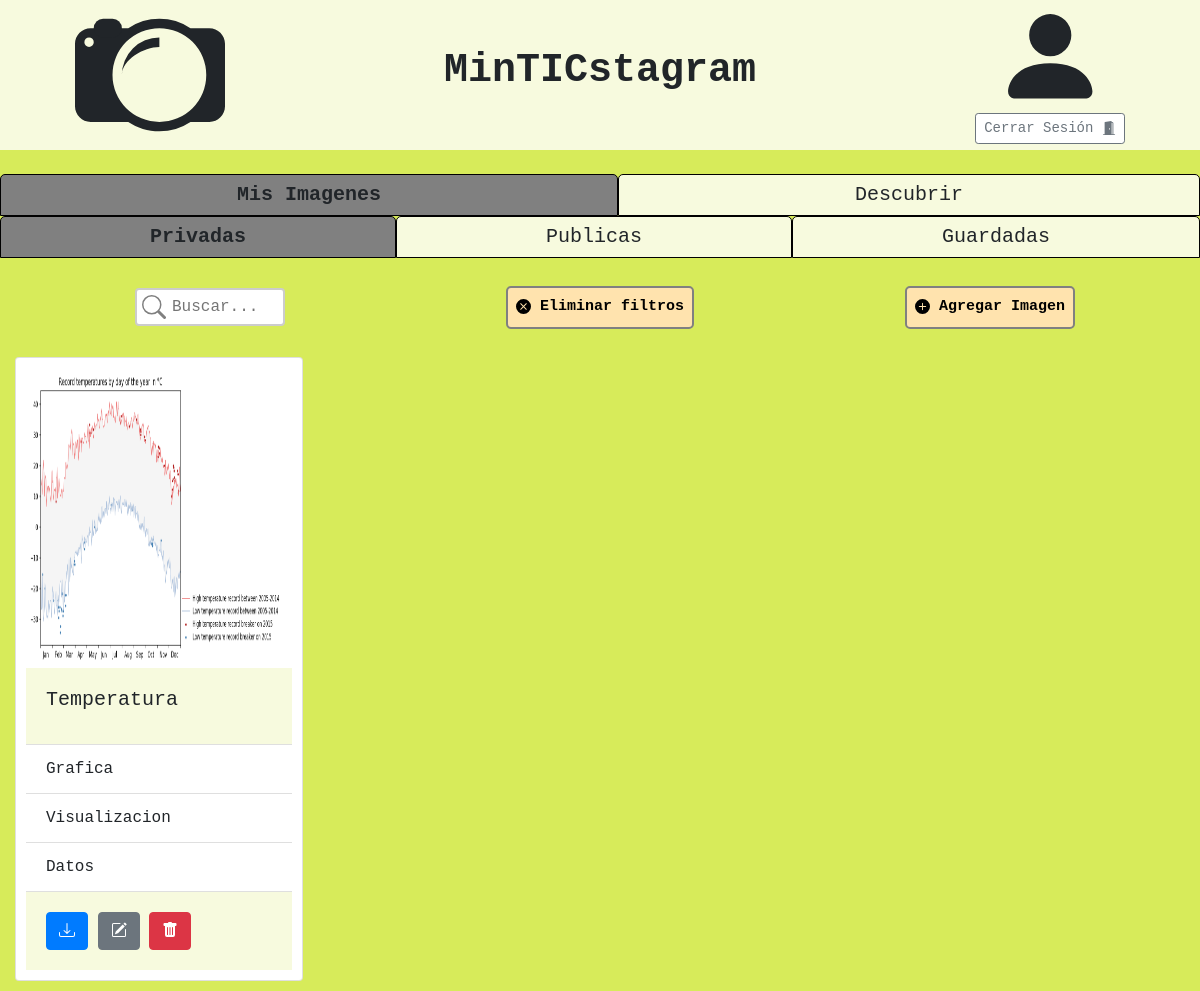
Before: /principal/ (signed in) with the older database file.
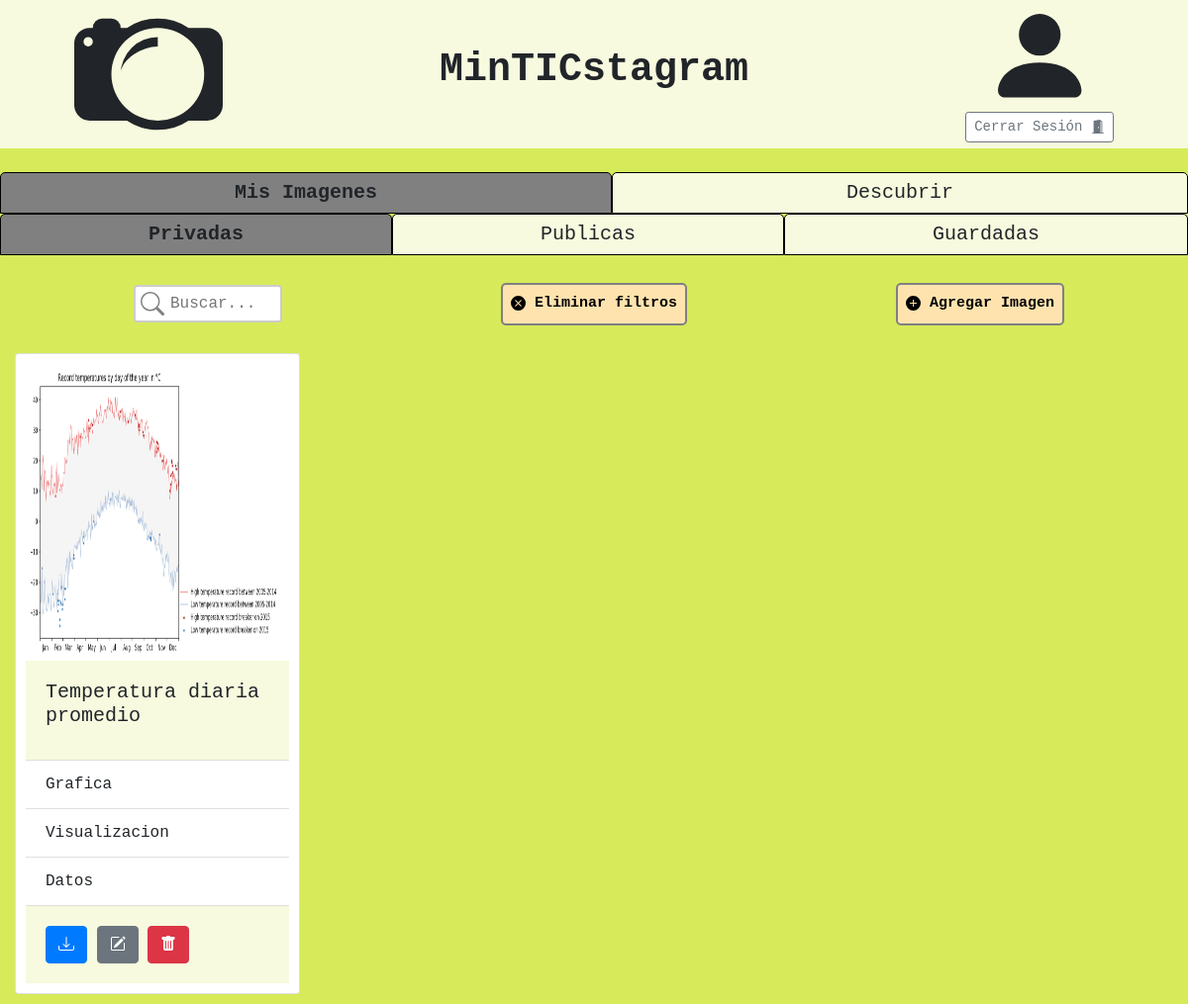
After: the same page with the newer database file.
### tables this page shows
CREATE TABLE Imagenes (
    id INTEGER PRIMARY KEY AUTOINCREMENT,
    id_usuario REFERENCES Usuarios(id),
    nombre_imagen TEXT,
    ruta TEXT,
    privada BOOLEAN
);

CREATE TABLE Etiquetas (
    id INTEGER PRIMARY KEY AUTOINCREMENT,
    nombre_etiqueta TEXT UNIQUE
);

### controlador.py (the view)
@app.route("/principal/", methods=('GET', 'POST'))
@login_required
def principal():
    if 'tabID' not in g:
        g.tabID = "privadas"
    else:
        print(g.tabID)
    if request.method == "POST":
        g.tabID = request.form.get("tab")
    img_privadas = get_imagenes(session['user_id'], 1)
    img_publicas = get_imagenes(session['user_id'], 0)
    img_guardadas = get_guardadas(session['user_id'])
    img_descubrir = descubir_imagenes(session['user_id'])
    username = request.cookies.get('usuario')
    return render_template("principal.html",  galeria1=img_privadas, galeria2=img_publicas, galeria3=img_guardadas, galeria4=img_descubrir, tabID=g.tabID)

### controlador.py (called while the page is built)
def login_required(view):
    @wraps(view)
    def wrapped_view(*arg, **kwargs):
        if g.user is None:
            return redirect(url_for( 'ingreso' ))
        return view(*arg, **kwargs)
    return wrapped_view

@app.before_request
def load_logged_in_user():
    user_id = session.get('user_id')
    if user_id is None:
        g.user = None
    else:
        g.user = get_usuario_byID(user_id)

### db.py (called while the page is built)
def conectar():
    try:
        if 'db' not in g:
            g.db = sqlite3.connect('MinTICstagram.db')
        return g.db
    except Error as e:
        print(e)

def desconectar():
    try:
        db = g.pop('db', None)
        if db is not None:
            db.close()
    except Error as e:
        print(e)

def get_usuario_byID(id_):
    query = """SELECT id, nombre_usuario, correo, contraseña
               FROM Usuarios
               WHERE id=?;"""
    values = (id_,)
    keys = ['id', 'nombre', 'correo', 'contraseña']
    try:
        con = conectar()
        cursor = con.cursor()
        cursor.execute(query, values)
        res = cursor.fetchone()
        desconectar()
        return None if res is None else {k:v for k,v in zip(keys, res)}
    except Error as e:
        print(e)

def get_imagenes(usrId, privada):
    query = """SELECT id, nombre_imagen, ruta
               FROM Imagenes
               WHERE id_usuario=? AND privada=?;"""
    values = (usrId, 1 if privada else 0)
    try:
        con = conectar()
        cursor = con.cursor()
        cursor.execute(query, values)
        imagenes = cursor.fetchall()
        desconectar()
        keys = ['id', 'nombre', 'ruta']
        imagenes = [{k:v for k,v in zip(keys,img)} for img in imagenes]
        for img in imagenes:
            img['etiquetas'] = get_etiquetas(img['id'])
        return imagenes
    except Error as e:
        print(e)

def get_guardadas(usrId):
    query = """SELECT I.id, I.nombre_imagen, I.ruta
               FROM Imagenes AS I
               INNER JOIN MeGusta AS MG ON MG.id_imagen = I.id
               WHERE MG.id_usuario=?;"""
    values = (usrId,)
    try:
        con = conectar()
        cursor = con.cursor()
        cursor.execute(query, values)
        imagenes = cursor.fetchall()
        desconectar()
        keys = ['id', 'nombre', 'ruta']
        imagenes = [{k:v for k,v in zip(keys,img)} for img in imagenes]
        for img in imagenes:
            img['etiquetas'] = get_etiquetas(img['id'])
        return imagenes
    except Error as e:
        print(e)

### templates/principal.html (shortened to what this page needs)
<!DOCTYPE html>
<html lang="es">
<head>
    <link rel="stylesheet" href="https://cdn.jsdelivr.net/npm/bootstrap@4.5.3/dist/css/bootstrap.min.css"
>
    <link rel="stylesheet" href="{{ url_for('static', filename='estilos/principales.css') }}">
</head>
<body>
    <header>
        <div id="wrapper">
            <div id="column1">
            </div>
            <div id="column2">
                <h1 style="font-weight: bold;">MinTICstagram</h1>
            </div>
            <div id="column3">
                <div class="logo">
                    <svg height="100%" viewBox="0 0 16 16" class="bi bi-person-fill" fill="currentColor"
                        xmlns="http://www.w3.org/2000/svg">
                        <path fill-rule="evenodd"
                            d="M3 14s-1 0-1-1 1-4 6-4 6 3 6 4-1 1-1 1H3zm5-6a3 3 0 1 0 0-6 3 3 0 0 0 0 6z" />
                    </svg>
                </div>
                <div>
                    <button type="button" class="btn btn-outline-secondary btn-sm" data-toggle="modal"
                        data-target="#modalCerrarSesion">
                        Cerrar Sesión
                    </button>
                </div>
            </div>
        </div>
    </header>
    <br>
    <div class="grid-container two-cols">
        <div class="grid-item tab" id="myImgs-tab" onclick="openTab('myImgs');">
            Mis Imagenes
        </div>
        <div class="grid-item tab" id="buscar-tab" onclick="openTab('buscar');">
            Descubrir
        </div>
    </div>
    <div class="tab-content" id="myImgs-content" style="display: none;">
        <div class="grid-container three-cols">
            <div class="grid-item tab-img" id="privadas-tab" onclick="obtenerSubTab('privadas');">
                Privadas
            </div>
            <div class="grid-item tab-img" id="publicas-tab" onclick="obtenerSubTab('publicas');">
                Publicas
            </div>
            <div class="grid-item tab-img" id="guardadas-tab" onclick="obtenerSubTab('guardadas');">
                Guardadas
            </div>
        </div>
        <br>
        <div class="tab-content" id="privadas-content" style="display: none;">
            <div class="container-fluid">
                <div class="container-fluid">
                    <div class="row">
                        <div class="col align-self-center center">
                            <form style="text-align: center;" action="{{ url_for('buscarPrivadas') }}" method="POST"
                                enctype="multipart/form-data">
                                <input type="text" class="searchbar" name="search" placeholder="Buscar...">
                            </form>
                        </div>
                        <div class="col align-self-center center">
                            <form action="{{ url_for('principal') }}" method="POST" enctype="multipart/form-data">
                                <button type="submit" class="boton">
                                    Eliminar filtros
                                </button>
                            </form>
                        </div>
                        <div class="col align-self-center center">
                            <button type="button" class="boton" data-toggle="modal" data-target="#nuevaImgModal">
                                <svg width="1em" height="1em" viewBox="0 0 16 16" class="bi bi-plus-circle-fill"
                                    fill="currentColor" xmlns="http://www.w3.org/2000/svg">
                                    <path fill-rule="evenodd"
                                        d="M16 8A8 8 0 1 1 0 8a8 8 0 0 1 16 0zM8.5 4.5a.5.5 0 0 0-1 0v3h-3a.5.5 0 0 0 0 1h3v3a.5.5 0 0 0 1 0v-3h3a.5.5 0 0 0 0-1h-3v-3z" />
                                </svg>
                                Agregar Imagen
                            </button>
                        </div>
                    </div>
                </div>
                <br>
                <div class="row">
                    {% for t in galeria1 %}
                    <div class="col-md-3">
                        <div class="card mx-auto" style="width: 18rem; padding: 10px; margin-bottom: 10px;">
                            <img src="{{ url_for('static', filename= t['ruta'] ) }}" class="card-img-top myImg"
                                width="300" height="300" onclick="showImgModal(event);">
                            <div class="card-body">
                                <h5 class="card-title" style="float: left;"> {{ t['nombre'] }} </h5>
                            </div>
                            <ul class="list-group list-group-flush">
                                {% for q in t['etiquetas'] %}
                                    <li class="list-group-item">{{ q }}</li>
                                {% endfor %}
                            </ul>
                            <div class="card-body">
                                <a download="imagen.jpg" href="{{ url_for('static', filename= t['ruta'] ) }}">
                                    <button type="button" class="btn btn-primary">
                                    </button>
                                </a>
                                {% set id = t['id'] %}
                                {% set ruta = t['ruta'] %}
                                <button type="button" class="btn btn-secondary" data-toggle="modal"
                                    data-target="#actualizarImgModal"
                                    onclick="displayImgOnUpdateModal(event, '{{ id }}', '{{ ruta }}'); setRadioBtn('Privada');">
                                </button>
                                <a href="{{ url_for('delete', id= t['id'] ) }}">
                                    <button type="button" class="btn btn-danger">
                                    </button>
                                </a>
                            </div>
                        </div>
                    </div>
                    {% endfor %}
                </div>
            </div>
        </div>
    </div>
</body>
</html>

### static/estilos/principales.css (style rules this page uses)
* { font-family: "Courier New", Courier, monospace; margin: 0; box-sizing: border-box; }
.btn-group-sm>.btn, .btn-sm { background-color: white; }
body { background-color: #d7eb5a; font-family: "Courier New", Courier, monospace; margin: 0; }
header { width:100%; background-color: #f7fade; height: 150px; text-align: center; left: 0; top: 0; }
#wrapper { width:100%; height:150px; margin:auto; display: flex; }
#column1 { width:25%; height:150px; float:left; align-items: center; }
#column2 { width:50%; height:150px; float:left; line-height: 150px; text-align: center; display:flex; align-items: center; justify-content: center; }
#column3 { width:25%; height:150px; align-items: center; float:left; }
.logo { display: inline-block; height: 75%; vertical-align: middle; }
.boton { background-color: #ffe3ae; color: black; text-align: center; text-decoration: none; display: inline-block; font-family: 'Courier New', Courier, monospace; font-weight:bold; font-size:15px; padding: 8px; margin: 4px 2px; transition-duration: 0.4s; cursor: pointer; border-radius: 5px; border: 2px solid gray; }
.searchbar { width: 150px; box-sizing: border-box; border: 2px solid #ccc; border-radius: 4px; font-size: 16px; background-color: white; background-image: url('../img/searchicon.svg'); background-position: 5px 5px; background-repeat: no-repeat; padding: 5px 20px 5px 35px; transition: width 0.4s ease-in-out; }
.center { text-align: center; }
.grid-container { display: grid; grid-gap: 0px; padding: 0px; }
.two-cols { grid-template-columns: auto auto; }
.three-cols { grid-template-columns: auto auto auto; }
.grid-item { background-color: #f7fade; border: 1px solid black; border-radius: 5px 5px 0 0; text-align: center; padding: 5px; font-size: 20px; cursor: pointer; }
.active { background-color: grey; font-weight: bold; }
.myImg { cursor: pointer; transition: 0.3s; }
.card-body { background-color: #f7fade; }

Changed rows visible on the page:
changed Imagenes: nombre "Temperatura" → "Temperatura diaria promedio"
